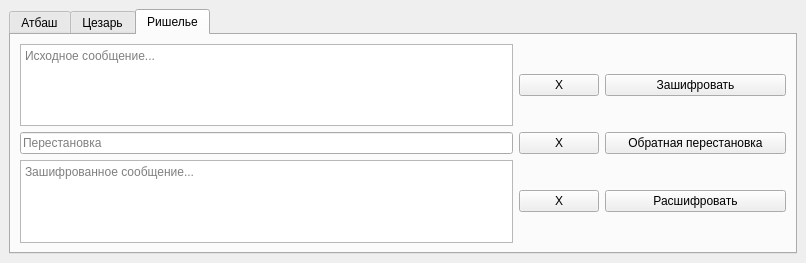
<?xml version="1.0" encoding="UTF-8"?>
<ui version="4.0">
 <class>MainWindow</class>
 <widget class="QMainWindow" name="MainWindow">
  <property name="geometry">
   <rect>
    <x>0</x>
    <y>0</y>
    <width>806</width>
    <height>263</height>
   </rect>
  </property>
  <property name="windowTitle">
   <string>КМЗИ</string>
  </property>
  <widget class="QWidget" name="centralwidget">
   <layout class="QGridLayout" name="gridLayout">
    <item row="0" column="0">
     <widget class="QTabWidget" name="tabWidget">
      <property name="currentIndex">
       <number>2</number>
      </property>
      <widget class="QWidget" name="atbash">
       <attribute name="title">
        <string>Атбаш</string>
       </attribute>
       <layout class="QGridLayout" name="gridLayout_2">
        <item row="0" column="0">
         <layout class="QHBoxLayout" name="aom_hl">
          <item>
           <widget class="QPlainTextEdit" name="aom_le">
            <property name="placeholderText">
             <string>Исходное сообщение...</string>
            </property>
           </widget>
          </item>
          <item>
           <widget class="QPushButton" name="aom_ck">
            <property name="text">
             <string>X</string>
            </property>
            <property name="flat">
             <bool>false</bool>
            </property>
           </widget>
          </item>
          <item>
           <widget class="QPushButton" name="aom_key">
            <property name="sizePolicy">
             <sizepolicy hsizetype="Preferred" vsizetype="Fixed">
              <horstretch>0</horstretch>
              <verstretch>0</verstretch>
             </sizepolicy>
            </property>
            <property name="minimumSize">
             <size>
              <width>161</width>
              <height>0</height>
             </size>
            </property>
            <property name="text">
             <string>Зашифровать</string>
            </property>
           </widget>
          </item>
         </layout>
        </item>
        <item row="1" column="0">
         <layout class="QHBoxLayout" name="aem_hl">
          <item>
           <widget class="QPlainTextEdit" name="aem_le">
            <property name="placeholderText">
             <string>Зашифрованное сообщение...</string>
            </property>
           </widget>
          </item>
          <item>
           <widget class="QPushButton" name="aem_ck">
            <property name="text">
             <string>X</string>
            </property>
           </widget>
          </item>
          <item>
           <widget class="QPushButton" name="aem_key">
            <property name="sizePolicy">
             <sizepolicy hsizetype="Preferred" vsizetype="Fixed">
              <horstretch>0</horstretch>
              <verstretch>0</verstretch>
             </sizepolicy>
            </property>
            <property name="minimumSize">
             <size>
              <width>161</width>
              <height>0</height>
             </size>
            </property>
            <property name="text">
             <string>Расшифровать</string>
            </property>
           </widget>
          </item>
         </layout>
        </item>
       </layout>
      </widget>
      <widget class="QWidget" name="caesar">
       <attribute name="title">
        <string>Цезарь</string>
       </attribute>
       <layout class="QGridLayout" name="gridLayout_3">
        <item row="1" column="0">
         <layout class="QHBoxLayout" name="ck_hl">
          <item>
           <widget class="QLineEdit" name="ck_le">
            <property name="sizePolicy">
             <sizepolicy hsizetype="Preferred" vsizetype="Fixed">
              <horstretch>0</horstretch>
              <verstretch>0</verstretch>
             </sizepolicy>
            </property>
            <property name="minimumSize">
             <size>
              <width>506</width>
              <height>0</height>
             </size>
            </property>
            <property name="placeholderText">
             <string>Сдвиг</string>
            </property>
           </widget>
          </item>
          <item>
           <widget class="QPushButton" name="ck_ck">
            <property name="sizePolicy">
             <sizepolicy hsizetype="Maximum" vsizetype="Fixed">
              <horstretch>0</horstretch>
              <verstretch>0</verstretch>
             </sizepolicy>
            </property>
            <property name="minimumSize">
             <size>
              <width>39</width>
              <height>0</height>
             </size>
            </property>
            <property name="text">
             <string>X</string>
            </property>
           </widget>
          </item>
          <item>
           <widget class="QPushButton" name="ck_hs">
            <property name="enabled">
             <bool>false</bool>
            </property>
            <property name="sizePolicy">
             <sizepolicy hsizetype="Maximum" vsizetype="Fixed">
              <horstretch>0</horstretch>
              <verstretch>0</verstretch>
             </sizepolicy>
            </property>
            <property name="minimumSize">
             <size>
              <width>161</width>
              <height>0</height>
             </size>
            </property>
            <property name="autoFillBackground">
             <bool>false</bool>
            </property>
            <property name="text">
             <string/>
            </property>
            <property name="flat">
             <bool>true</bool>
            </property>
           </widget>
          </item>
         </layout>
        </item>
        <item row="2" column="0">
         <layout class="QHBoxLayout" name="cem_hl">
          <item>
           <widget class="QPlainTextEdit" name="cem_le">
            <property name="placeholderText">
             <string>Зашифрованное сообщение...</string>
            </property>
           </widget>
          </item>
          <item>
           <widget class="QPushButton" name="cem_ck">
            <property name="sizePolicy">
             <sizepolicy hsizetype="Maximum" vsizetype="Fixed">
              <horstretch>0</horstretch>
              <verstretch>0</verstretch>
             </sizepolicy>
            </property>
            <property name="text">
             <string>X</string>
            </property>
           </widget>
          </item>
          <item>
           <widget class="QPushButton" name="cem_key">
            <property name="sizePolicy">
             <sizepolicy hsizetype="Maximum" vsizetype="Fixed">
              <horstretch>0</horstretch>
              <verstretch>0</verstretch>
             </sizepolicy>
            </property>
            <property name="minimumSize">
             <size>
              <width>161</width>
              <height>0</height>
             </size>
            </property>
            <property name="text">
             <string>Расшифровать</string>
            </property>
           </widget>
          </item>
         </layout>
        </item>
        <item row="0" column="0">
         <layout class="QHBoxLayout" name="com_hl">
          <item>
           <widget class="QPlainTextEdit" name="com_le">
            <property name="placeholderText">
             <string>Исходное сообщение...</string>
            </property>
           </widget>
          </item>
          <item>
           <widget class="QPushButton" name="com_ck">
            <property name="sizePolicy">
             <sizepolicy hsizetype="Maximum" vsizetype="Fixed">
              <horstretch>0</horstretch>
              <verstretch>0</verstretch>
             </sizepolicy>
            </property>
            <property name="minimumSize">
             <size>
              <width>39</width>
              <height>0</height>
             </size>
            </property>
            <property name="text">
             <string>X</string>
            </property>
           </widget>
          </item>
          <item>
           <widget class="QPushButton" name="com_key">
            <property name="sizePolicy">
             <sizepolicy hsizetype="Maximum" vsizetype="Fixed">
              <horstretch>0</horstretch>
              <verstretch>0</verstretch>
             </sizepolicy>
            </property>
            <property name="minimumSize">
             <size>
              <width>161</width>
              <height>0</height>
             </size>
            </property>
            <property name="text">
             <string>Зашифровать</string>
            </property>
           </widget>
          </item>
         </layout>
        </item>
       </layout>
      </widget>
      <widget class="QWidget" name="richelieu">
       <attribute name="title">
        <string>Ришелье</string>
       </attribute>
       <layout class="QGridLayout" name="gridLayout_4">
        <item row="2" column="0">
         <layout class="QHBoxLayout" name="rem_hl">
          <item>
           <widget class="QPlainTextEdit" name="rem_le">
            <property name="placeholderText">
             <string>Зашифрованное сообщение...</string>
            </property>
           </widget>
          </item>
          <item>
           <widget class="QPushButton" name="rem_ck">
            <property name="sizePolicy">
             <sizepolicy hsizetype="Maximum" vsizetype="Fixed">
              <horstretch>0</horstretch>
              <verstretch>0</verstretch>
             </sizepolicy>
            </property>
            <property name="minimumSize">
             <size>
              <width>39</width>
              <height>0</height>
             </size>
            </property>
            <property name="text">
             <string>X</string>
            </property>
           </widget>
          </item>
          <item>
           <widget class="QPushButton" name="rem_key">
            <property name="sizePolicy">
             <sizepolicy hsizetype="Maximum" vsizetype="Fixed">
              <horstretch>0</horstretch>
              <verstretch>0</verstretch>
             </sizepolicy>
            </property>
            <property name="minimumSize">
             <size>
              <width>181</width>
              <height>0</height>
             </size>
            </property>
            <property name="text">
             <string>Расшифровать</string>
            </property>
           </widget>
          </item>
         </layout>
        </item>
        <item row="1" column="0">
         <layout class="QHBoxLayout" name="rk_hl">
          <item>
           <widget class="QLineEdit" name="rk_le">
            <property name="sizePolicy">
             <sizepolicy hsizetype="Preferred" vsizetype="Fixed">
              <horstretch>0</horstretch>
              <verstretch>0</verstretch>
             </sizepolicy>
            </property>
            <property name="minimumSize">
             <size>
              <width>492</width>
              <height>0</height>
             </size>
            </property>
            <property name="placeholderText">
             <string>Перестановка</string>
            </property>
           </widget>
          </item>
          <item>
           <widget class="QPushButton" name="rk_ck">
            <property name="sizePolicy">
             <sizepolicy hsizetype="Maximum" vsizetype="Fixed">
              <horstretch>0</horstretch>
              <verstretch>0</verstretch>
             </sizepolicy>
            </property>
            <property name="minimumSize">
             <size>
              <width>39</width>
              <height>0</height>
             </size>
            </property>
            <property name="text">
             <string>X</string>
            </property>
           </widget>
          </item>
          <item>
           <widget class="QPushButton" name="rk_key">
            <property name="sizePolicy">
             <sizepolicy hsizetype="Maximum" vsizetype="Fixed">
              <horstretch>0</horstretch>
              <verstretch>0</verstretch>
             </sizepolicy>
            </property>
            <property name="minimumSize">
             <size>
              <width>181</width>
              <height>0</height>
             </size>
            </property>
            <property name="text">
             <string>Обратная перестановка</string>
            </property>
           </widget>
          </item>
         </layout>
        </item>
        <item row="0" column="0">
         <layout class="QHBoxLayout" name="rom_hl">
          <item>
           <widget class="QPlainTextEdit" name="rom_le">
            <property name="placeholderText">
             <string>Исходное сообщение...</string>
            </property>
           </widget>
          </item>
          <item>
           <widget class="QPushButton" name="rom_ck">
            <property name="sizePolicy">
             <sizepolicy hsizetype="Maximum" vsizetype="Fixed">
              <horstretch>0</horstretch>
              <verstretch>0</verstretch>
             </sizepolicy>
            </property>
            <property name="minimumSize">
             <size>
              <width>39</width>
              <height>0</height>
             </size>
            </property>
            <property name="text">
             <string>X</string>
            </property>
           </widget>
          </item>
          <item>
           <widget class="QPushButton" name="rom_key">
            <property name="sizePolicy">
             <sizepolicy hsizetype="Maximum" vsizetype="Fixed">
              <horstretch>0</horstretch>
              <verstretch>0</verstretch>
             </sizepolicy>
            </property>
            <property name="minimumSize">
             <size>
              <width>181</width>
              <height>0</height>
             </size>
            </property>
            <property name="text">
             <string>Зашифровать</string>
            </property>
           </widget>
          </item>
         </layout>
        </item>
       </layout>
      </widget>
     </widget>
    </item>
   </layout>
  </widget>
 </widget>
 <resources/>
 <connections/>
</ui>
